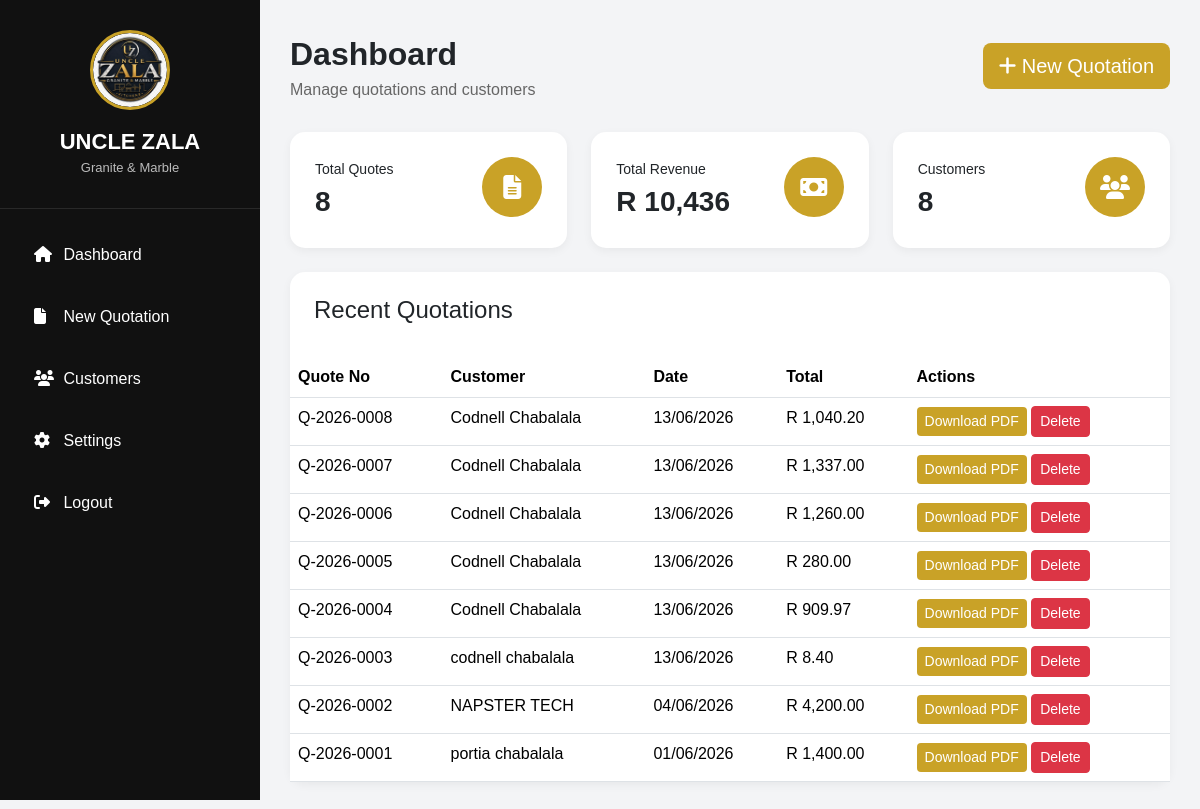
Screenshot of / (signed in) with the database file from the repository.
### app.py (models this page shows)
class Quote(db.Model):
    id = db.Column(
        db.Integer,
        primary_key=True
    )
    quote_number = db.Column(
        db.String(50),
        unique=True
    )
    customer_name = db.Column(
        db.String(200)
    )
    customer_phone = db.Column(
        db.String(100)
    )
    customer_address = db.Column(
        db.Text
    )
    description = db.Column(
        db.String(500)
    )
    material = db.Column(
        db.String(200)
    )
    size = db.Column(
        db.Text
    )
    quantity = db.Column(
        db.Integer
    )
    unit_price = db.Column(
        db.Float
    )
    labour_percentage = db.Column(
        db.Float
    )
    labour_amount = db.Column(
        db.Float
    )
    subtotal = db.Column(
        db.Float
    )
    total = db.Column(
        db.Float
    )
    created_at = db.Column(
        db.DateTime,
        default=datetime.utcnow
    )

### app.py (the view)
@app.route("/")
@login_required
def dashboard():
    quotes = Quote.query.order_by(
        Quote.id.desc()
    ).all()
    return render_template(
        "dashboard.html",
        quotes=quotes
    )

### app.py (called while the page is built)
def login_required(f):
    @wraps(f)
    def decorated_function(*args, **kwargs):
        if not session.get("logged_in"):
            return redirect(url_for("login"))
        return f(*args, **kwargs)
    return decorated_function

### templates/dashboard.html (shortened to what this page needs)
<!DOCTYPE html>
<html lang="en">
<head>
<link href="https://cdn.jsdelivr.net/npm/bootstrap@5.3.3/dist/css/bootstrap.min.css" rel="stylesheet">
<link href="https://cdnjs.cloudflare.com/ajax/libs/font-awesome/6.5.2/css/all.min.css" rel="stylesheet">
</head>
<body>
<div class="sidebar">
    <div class="logo-section">
        <div class="logo-circle">
            <img src="/static/logo.jpg" alt="Company Logo" style="width: 100%; height: 100%; object-fit: cover; border-radius: 50%;">
        </div>
        <div class="company">
            UNCLE ZALA
        </div>
        <div class="subtitle">
            Granite & Marble
        </div>
    </div>
    <div class="sidebar-menu">
        <a href="/">
            <i class="fa fa-home"></i>
            Dashboard
        </a>
        <a href="/create">
            <i class="fa fa-file"></i>
            New Quotation
        </a>
        <a href="#">
            <i class="fa fa-users"></i>
            Customers
        </a>
        <a href="#">
            <i class="fa fa-gear"></i>
            Settings
        </a>
        <a href="/logout">
            <i class="fa fa-sign-out-alt"></i>
            Logout
        </a>
    </div>
</div>
<div class="main">
    <div class="top-actions">
        <div>
            <div class="page-title">
                Dashboard
            </div>
            <div class="page-subtitle">
                Manage quotations and customers
            </div>
        </div>
        <a href="/create" class="btn btn-gold btn-lg">
            <i class="fa fa-plus"></i>
            New Quotation
        </a>
    </div>
    <div class="row mb-4">
        <div class="col-md-4">
            <div class="stat-card">
                <div class="d-flex justify-content-between">
                    <div>
                        <small>Total Quotes</small>
                        <div class="stat-number">
                            {{ quotes|length }}
                        </div>
                    </div>
                    <div class="stat-icon">
                        <i class="fa fa-file-lines"></i>
                    </div>
                </div>
            </div>
        </div>
        <div class="col-md-4">
            <div class="stat-card">
                <div class="d-flex justify-content-between">
                    <div>
                        <small>Total Revenue</small>
                        <div class="stat-number">
                            R {{ "{:,.0f}".format(quotes|sum(attribute='total')) if quotes else "0" }}
                        </div>
                    </div>
                    <div class="stat-icon">
                        <i class="fa fa-money-bill"></i>
                    </div>
                </div>
            </div>
        </div>
        <div class="col-md-4">
            <div class="stat-card">
                <div class="d-flex justify-content-between">
                    <div>
                        <small>Customers</small>
                        <div class="stat-number">
                            {{ quotes|length }}
                        </div>
                    </div>
                    <div class="stat-icon">
                        <i class="fa fa-users"></i>
                    </div>
                </div>
            </div>
        </div>
    </div>
    <div class="quote-card">
        <div class="p-4">
            <h4>Recent Quotations</h4>
        </div>
        <div class="table-responsive">
            <table class="table table-hover mb-0">
            <thead>
                <tr>
                    <th>Quote No</th>
                    <th>Customer</th>
                    <th>Date</th>
                    <th>Total</th>
                    <th>Actions</th>
                </tr>
            </thead>
            <tbody>
                {% for quote in quotes %}
                <tr>
                    <td>{{ quote.quote_number }}</td>
                    <td>{{ quote.customer_name }}</td>
                    <td>
                        {{ quote.created_at.strftime('%d/%m/%Y') }}
                    </td>
                    <td>
                        R {{ "{:,.2f}".format(quote.total) }}
                    </td>
                    <td>
                        <a href="/pdf/{{ quote.id }}"
                           class="btn btn-sm btn-gold">
                           Download PDF
                        </a>
                        <a href="/delete/{{ quote.id }}"
                           class="btn btn-sm btn-danger">
                           Delete
                        </a>
                    </td>
                </tr>
                {% endfor %}
            </tbody>
        </table>
    </div>
</div>
</body>
</html>

### templates/dashboard.html (style rules this page uses)
:root { --gold:#c9a227; --dark:#111111; --light:#f5f5f5; }
body { background:#f3f4f6; font-family:Arial, Helvetica, sans-serif; }
.sidebar { position:fixed; left:0; top:0; width:260px; height:100vh; background:var(--dark); color:white; }
.logo-section { text-align:center; padding:30px 20px; border-bottom:1px solid rgba(255,255,255,.1); }
.logo-circle { width:80px; height:80px; border-radius:50%; margin:auto; display:flex; align-items:center; justify-content:center; overflow: hidden; border: 3px solid var(--gold); }
.company { margin-top:15px; font-size:22px; font-weight:bold; }
.subtitle { color:#bbb; font-size:13px; }
.sidebar-menu { padding:20px; }
.sidebar-menu a { display:block; color:white; text-decoration:none; padding:14px; border-radius:8px; margin-bottom:10px; transition:.3s; }
.sidebar-menu i { width:25px; }
.main { margin-left:260px; padding:30px; }
.page-title { font-size:32px; font-weight:bold; }
.page-subtitle { color:#666; }
.stat-card { background:white; border-radius:15px; padding:25px; box-shadow:0 3px 10px rgba(0,0,0,.05); }
.stat-icon { width:60px; height:60px; border-radius:50%; background:var(--gold); color:white; display:flex; align-items:center; justify-content:center; font-size:24px; }
.stat-number { font-size:28px; font-weight:bold; }
.quote-card { background:white; border-radius:15px; box-shadow:0 3px 10px rgba(0,0,0,.05); }
.table thead { background:var(--dark); color:white; }
.btn-gold { background:var(--gold); color:white; border:none; }
.top-actions { display:flex; justify-content:space-between; align-items:center; margin-bottom:30px; }

### rows the page displays
Quote: quote_number "Q-2026-0008", customer_name "Codnell Chabalala", created_at "13/06/2026", total "1,040.20"
Quote: quote_number "Q-2026-0007", customer_name "Codnell Chabalala", created_at "13/06/2026", total "1,337.00"
Quote: quote_number "Q-2026-0006", customer_name "Codnell Chabalala", created_at "13/06/2026", total "1,260.00"
Quote: quote_number "Q-2026-0005", customer_name "Codnell Chabalala", created_at "13/06/2026", total "280.00"
Quote: quote_number "Q-2026-0004", customer_name "Codnell Chabalala", created_at "13/06/2026", total "909.97"
Quote: quote_number "Q-2026-0003", customer_name "codnell chabalala", created_at "13/06/2026", total "8.40"
Quote: quote_number "Q-2026-0002", customer_name "NAPSTER TECH", created_at "04/06/2026", total "4,200.00"
Quote: quote_number "Q-2026-0001", customer_name "portia chabalala", created_at "01/06/2026", total "1,400.00"

### other values shown
{{ quotes|length }} "8"
{{ "{:,.0f}".format(quotes|sum(attribute='total')) if quotes else "0" }} "10,436"
